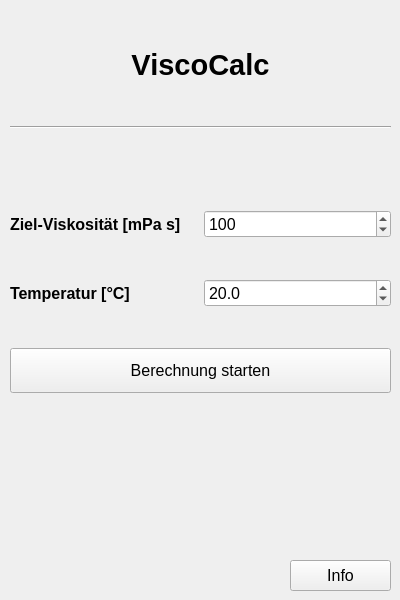
<?xml version="1.0" encoding="UTF-8"?>
<ui version="4.0">
 <class>ViscoCalc</class>
 <widget class="QWidget" name="ViscoCalc">
  <property name="geometry">
   <rect>
    <x>0</x>
    <y>0</y>
    <width>400</width>
    <height>600</height>
   </rect>
  </property>
  <property name="minimumSize">
   <size>
    <width>400</width>
    <height>600</height>
   </size>
  </property>
  <property name="maximumSize">
   <size>
    <width>400</width>
    <height>600</height>
   </size>
  </property>
  <property name="font">
   <font>
    <pointsize>12</pointsize>
   </font>
  </property>
  <property name="windowTitle">
   <string>ViscoCalc Tool</string>
  </property>
  <property name="windowIcon">
   <iconset theme="VC_Logo.ico"/>
  </property>
  <widget class="QWidget" name="gridLayoutWidget">
   <property name="geometry">
    <rect>
     <x>10</x>
     <y>10</y>
     <width>381</width>
     <height>421</height>
    </rect>
   </property>
   <layout class="QGridLayout" name="gridLayout">
    <item row="5" column="0" colspan="2">
     <widget class="QPushButton" name="pushButton">
      <property name="minimumSize">
       <size>
        <width>0</width>
        <height>45</height>
       </size>
      </property>
      <property name="text">
       <string>Berechnung starten</string>
      </property>
     </widget>
    </item>
    <item row="3" column="1">
     <widget class="QDoubleSpinBox" name="input_my">
      <property name="decimals">
       <number>0</number>
      </property>
      <property name="minimum">
       <double>1.000000000000000</double>
      </property>
      <property name="maximum">
       <double>1500.000000000000000</double>
      </property>
      <property name="singleStep">
       <double>25.000000000000000</double>
      </property>
      <property name="value">
       <double>100.000000000000000</double>
      </property>
     </widget>
    </item>
    <item row="2" column="0" colspan="2">
     <spacer name="verticalSpacer">
      <property name="orientation">
       <enum>Qt::Vertical</enum>
      </property>
      <property name="sizeType">
       <enum>QSizePolicy::Fixed</enum>
      </property>
      <property name="sizeHint" stdset="0">
       <size>
        <width>20</width>
        <height>40</height>
       </size>
      </property>
     </spacer>
    </item>
    <item row="3" column="0">
     <widget class="QLabel" name="my_label">
      <property name="font">
       <font>
        <weight>75</weight>
        <bold>true</bold>
       </font>
      </property>
      <property name="text">
       <string>Ziel-Viskosität [mPa s]</string>
      </property>
     </widget>
    </item>
    <item row="1" column="0" colspan="2">
     <widget class="Line" name="line">
      <property name="orientation">
       <enum>Qt::Horizontal</enum>
      </property>
     </widget>
    </item>
    <item row="4" column="1">
     <widget class="QDoubleSpinBox" name="input_T">
      <property name="decimals">
       <number>1</number>
      </property>
      <property name="maximum">
       <double>100.000000000000000</double>
      </property>
      <property name="singleStep">
       <double>1.000000000000000</double>
      </property>
      <property name="value">
       <double>20.000000000000000</double>
      </property>
     </widget>
    </item>
    <item row="4" column="0">
     <widget class="QLabel" name="T_label">
      <property name="font">
       <font>
        <weight>75</weight>
        <bold>true</bold>
       </font>
      </property>
      <property name="text">
       <string>Temperatur [°C]</string>
      </property>
     </widget>
    </item>
    <item row="0" column="0" colspan="2">
     <widget class="QLabel" name="label">
      <property name="maximumSize">
       <size>
        <width>99999</width>
        <height>40</height>
       </size>
      </property>
      <property name="font">
       <font>
        <pointsize>22</pointsize>
        <weight>75</weight>
        <bold>true</bold>
       </font>
      </property>
      <property name="text">
       <string>ViscoCalc</string>
      </property>
      <property name="alignment">
       <set>Qt::AlignCenter</set>
      </property>
     </widget>
    </item>
   </layout>
  </widget>
  <widget class="QWidget" name="verticalLayoutWidget">
   <property name="geometry">
    <rect>
     <x>10</x>
     <y>440</y>
     <width>381</width>
     <height>121</height>
    </rect>
   </property>
   <layout class="QVBoxLayout" name="verticalLayout">
    <item>
     <widget class="QLabel" name="label_2">
      <property name="font">
       <font>
        <pointsize>15</pointsize>
        <weight>75</weight>
        <bold>true</bold>
       </font>
      </property>
      <property name="text">
       <string/>
      </property>
      <property name="textFormat">
       <enum>Qt::RichText</enum>
      </property>
      <property name="alignment">
       <set>Qt::AlignCenter</set>
      </property>
     </widget>
    </item>
   </layout>
  </widget>
  <widget class="QToolButton" name="toolButton">
   <property name="geometry">
    <rect>
     <x>290</x>
     <y>560</y>
     <width>101</width>
     <height>31</height>
    </rect>
   </property>
   <property name="text">
    <string>Info</string>
   </property>
  </widget>
 </widget>
 <resources/>
 <connections/>
</ui>
